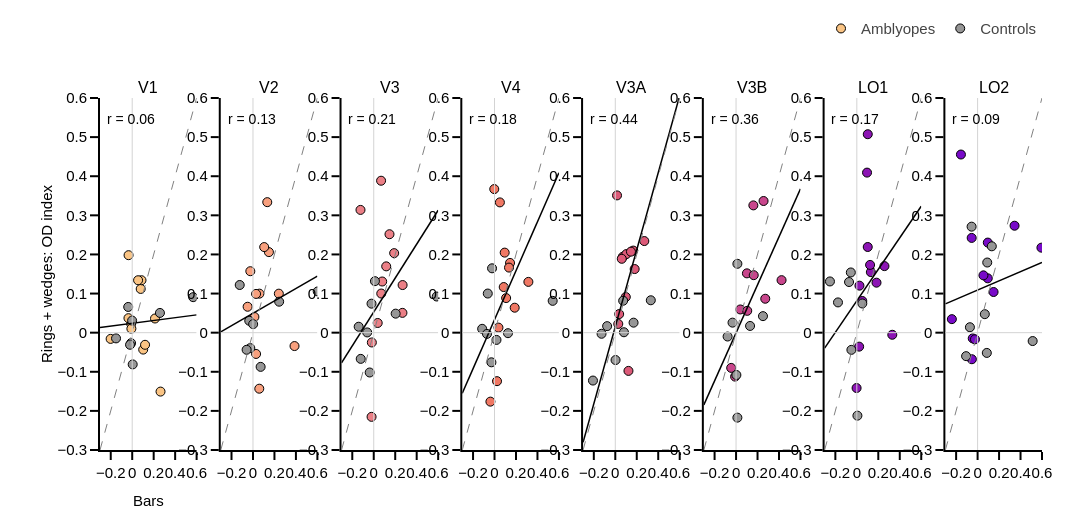

Here is the notebook cell this chart was saved with:
### Markdown cell above
# Supplementary

## S1 — subject-level replication

ROI OD index of each subject measured with the bars (half A) vs with rings + wedges (half B). (1) Do the amblyopes have OD > 0 in **both** halves? (2) Is the ranking of the subjects preserved (Pearson r across the 20 subjects and Deming line, each subject with the same weight)? Uncorrected stars.

### Code cell
rows = []
for roi in rois_to_keep:
    dp = df_sh[(df_sh.roi == roi) & (df_sh.group == 'patient')].dropna(subset=['od_A', 'od_B'])
    rows.append({'roi': roi, 'pat_both_halves_pos': '{}/{}'.format(int(np.sum((dp.od_A > 0) & (dp.od_B > 0))), len(dp)),
                 'pat_median_A': dp.od_A.median(), 'pat_median_B': dp.od_B.median()})
print(pd.DataFrame(rows).set_index('roi').round(3).to_string())

vals = df_sh[['od_A', 'od_B']].values.ravel()
lo, hi = min(-0.1, np.floor(np.nanpercentile(vals, 1) * 10) / 10), np.ceil(np.nanpercentile(vals, 99) * 10) / 10
fig = make_subplots(rows=1, cols=cols, subplot_titles=rois_to_keep, horizontal_spacing=hor_spacing)
for col_idx, roi in enumerate(rois_to_keep, start=1):
    dr = df_sh[df_sh.roi == roi].dropna(subset=['od_A', 'od_B'])
    xref, yref = 'x{}'.format('' if col_idx == 1 else col_idx), 'y{}'.format('' if col_idx == 1 else col_idx)
    fig.add_shape(type='line', x0=lo, x1=hi, y0=lo, y1=hi, xref=xref, yref=yref, line=dict(color='grey', width=1, dash='dash'))
    fig.add_shape(type='line', x0=lo, x1=hi, y0=0, y1=0, xref=xref, yref=yref, line=dict(color='lightgrey', width=1))
    fig.add_shape(type='line', x0=0, x1=0, y0=lo, y1=hi, xref=xref, yref=yref, line=dict(color='lightgrey', width=1))
    for group in groups:
        dg = dr[dr.group == group]
        fig.add_trace(go.Scatter(x=dg.od_A, y=dg.od_B, mode='markers', name=group_labels[group], showlegend=col_idx == 1,
                                 marker=dict(size=9, color=roi_colors_rgb[roi] if group == 'patient' else ctrl_color,
                                             line=dict(width=1, color='black'))), row=1, col=col_idx)
    slope, intercept = deming(dr.od_A, dr.od_B)
    fig.add_trace(go.Scatter(x=[lo, hi], y=[intercept + slope * lo, intercept + slope * hi], mode='lines',
                             line=dict(color='black', width=1.5), showlegend=False), row=1, col=col_idx)
    r, p = stats.pearsonr(dr.od_A, dr.od_B)
    fig.add_annotation(x=0.05, y=0.97, xref='{} domain'.format(xref), yref='{} domain'.format(yref), xanchor='left', yanchor='top',
                       text='r = {:.2f}{}'.format(r, stars(p)), showarrow=False, font=dict(size=14))
fig.update_xaxes(range=[lo, hi], showline=True, tickangle=0)
fig.update_yaxes(range=[lo, hi], showline=True)
fig.update_xaxes(title_text='Bars', row=1, col=1)
fig.update_yaxes(title_text='Rings + wedges: OD index', row=1, col=1)
fig.update_layout(template=fig_template, height=fig_height, width=fig_width,
                  legend=dict(orientation='h', font_family=template_specs['font'], font_size=template_specs['axes_font_size'],
                              x=1, y=1.15, xanchor='right', yanchor='bottom', bgcolor='rgba(0,0,0,0)', itemwidth=30),
                  margin_l=fig_margin[0], margin_t=fig_margin[1] + 40, margin_r=fig_margin[2], margin_b=fig_margin[3])
fig.show()
fig.write_image('{}/od_v6_S1_subject_replication.pdf'.format(fig_dir))

### Figure 1 — Plotly figure (JSON) as saved in the notebook; plotly's stock layout.template omitted (floating-point values rounded to 4 significant figures)
{"data": [{"marker": {"color": "rgb(250, 196, 132)", "line": {"color": "black", "width": 1}, "size": 9}, "mode": "markers", "name": "Amblyopes", "showlegend": true, "type": "scatter", "x": [-0.00947, 0.07919, 0.08656, 0.1024, 0.1196, -0.0349, -0.007732, -0.03389, 0.05483, -0.2009, 0.2639, 0.2123], "xaxis": "x", "y": [0.02245, 0.1118, 0.1341, -0.04324, -0.03105, 0.03709, 0.01018, 0.1981, 0.134, -0.0159, -0.1507, 0.03623], "yaxis": "y"}, {"marker": {"color": "rgb(150,150,150)", "line": {"color": "black", "width": 1}, "size": 9}, "mode": "markers", "name": "Controls", "showlegend": true, "type": "scatter", "x": [-0.01035, -0.0009002, 0.5678, -0.1507, 0.2584, -0.03724, -0.0201, 0.0046], "xaxis": "x", "y": [-0.02674, 0.03091, 0.09077, -0.01464, 0.05046, 0.06575, -0.03097, -0.08113], "yaxis": "y"}, {"line": {"color": "black", "width": 1.5}, "mode": "lines", "showlegend": false, "type": "scatter", "x": [-0.3, 0.6], "xaxis": "x", "y": [0.0135, 0.04551], "yaxis": "y"}, {"marker": {"color": "rgb(248, 160, 126)", "line": {"color": "black", "width": 1}, "size": 9}, "mode": "markers", "name": "Amblyopes", "showlegend": false, "type": "scatter", "x": [0.01324, 0.05985, 0.1485, 0.02884, 0.05877, 0.02876, -0.02473, 0.1331, 0.1046, -0.0499, 0.387, 0.2409], "xaxis": "x2", "y": [0.0402, 0.09977, 0.206, -0.05441, -0.1433, 0.09906, 0.1571, 0.3337, 0.2188, 0.06627, -0.03421, 0.09971], "yaxis": "y2"}, {"marker": {"color": "rgb(150,150,150)", "line": {"color": "black", "width": 1}, "size": 9}, "mode": "markers", "name": "Controls", "showlegend": false, "type": "scatter", "x": [-0.02502, -0.03483, 0.603, 0.001665, 0.2438, -0.1235, -0.05932, 0.0714], "xaxis": "x2", "y": [-0.03946, 0.03049, 0.1055, 0.02181, 0.07919, 0.1219, -0.04378, -0.08746], "yaxis": "y2"}, {"line": {"color": "black", "width": 1.5}, "mode": "lines", "showlegend": false, "type": "scatter", "x": [-0.3, 0.6], "xaxis": "x2", "y": [0.002076, 0.1445], "yaxis": "y2"}, {"marker": {"color": "rgb(235, 127, 134)", "line": {"color": "black", "width": 1}, "size": 9}, "mode": "markers", "name": "Amblyopes", "showlegend": false, "type": "scatter", "x": [0.03681, 0.07004, 0.1902, -0.01754, -0.02026, 0.07859, -0.1234, 0.06837, 0.1467, 0.1162, 0.2673, 0.2689], "xaxis": "x3", "y": [0.02477, 0.1, 0.2034, -0.02508, -0.2153, 0.1308, 0.3138, 0.3885, 0.2517, 0.1695, 0.05063, 0.1217], "yaxis": "y3"}, {"marker": {"color": "rgb(150,150,150)", "line": {"color": "black", "width": 1}, "size": 9}, "mode": "markers", "name": "Controls", "showlegend": false, "type": "scatter", "x": [-0.03777, -0.02061, 0.5868, -0.1403, 0.2042, 0.01101, -0.06088, -0.1212], "xaxis": "x3", "y": [-0.1018, 0.07416, 0.09241, 0.0152, 0.04863, 0.1317, 0.0005925, -0.067], "yaxis": "y3"}, {"line": {"color": "black", "width": 1.5}, "mode": "lines", "showlegend": false, "type": "scatter", "x": [-0.3, 0.6], "xaxis": "x3", "y": [-0.07726, 0.313], "yaxis": "y3"}, {"marker": {"color": "rgb(240, 120, 100)", "line": {"color": "black", "width": 1}, "size": 9}, "mode": "markers", "name": "Amblyopes", "showlegend": false, "type": "scatter", "x": [0.03684, 0.08577, 0.1446, 0.02326, -0.03827, 0.1082, -0.002386, 0.05, 0.135, 0.09482, 0.3155, 0.1881], "xaxis": "x4", "y": [0.0129, 0.1166, 0.1783, -0.124, -0.1764, 0.0885, 0.3671, 0.3331, 0.1664, 0.2047, 0.1298, 0.06384], "yaxis": "y4"}, {"marker": {"color": "rgb(150,150,150)", "line": {"color": "black", "width": 1}, "size": 9}, "mode": "markers", "name": "Controls", "showlegend": false, "type": "scatter", "x": [0.0183, -0.06271, 0.5418, -0.1151, 0.1255, -0.02291, -0.07007, -0.02895], "xaxis": "x4", "y": [-0.01853, 0.1, 0.08135, 0.009832, -0.001321, 0.1646, -0.003161, -0.07576], "yaxis": "y4"}, {"line": {"color": "black", "width": 1.5}, "mode": "lines", "showlegend": false, "type": "scatter", "x": [-0.3, 0.6], "xaxis": "x4", "y": [-0.155, 0.409], "yaxis": "y4"}, {"marker": {"color": "rgb(220, 90, 120)", "line": {"color": "black", "width": 1}, "size": 9}, "mode": "markers", "name": "Amblyopes", "showlegend": false, "type": "scatter", "x": [0.03604, 0.0697, 0.2704, 0.02783, 0.1228, 0.09798, 0.01612, 0.1673, 0.1029, 0.1459, 0.06036, 0.1804], "xaxis": "x5", "y": [0.04747, 0.1939, 0.2342, 0.0223, -0.09777, 0.09122, 0.351, 0.2099, 0.2009, 0.2072, 0.1888, 0.1627], "yaxis": "y5"}, {"marker": {"color": "rgb(150,150,150)", "line": {"color": "black", "width": 1}, "size": 9}, "mode": "markers", "name": "Controls", "showlegend": false, "type": "scatter", "x": [0.00254, 0.08079, 0.3309, -0.128, 0.1703, 0.07345, -0.07592, -0.208], "xaxis": "x5", "y": [-0.07, 0.001028, 0.08283, -0.002809, 0.02557, 0.08168, 0.01668, -0.1224], "yaxis": "y5"}, {"line": {"color": "black", "width": 1.5}, "mode": "lines", "showlegend": false, "type": "scatter", "x": [-0.3, 0.6], "xaxis": "x5", "y": [-0.2802, 0.606], "yaxis": "y5"}, {"marker": {"color": "rgb(200, 70, 140)", "line": {"color": "black", "width": 1}, "size": 9}, "mode": "markers", "name": "Amblyopes", "showlegend": false, "type": "scatter", "x": [0.03968, 0.1012, 0.1647, -0.008872, -0.04532, 0.1042, -0.4516, 0.2721, 0.1612, 0.2563, 0.03946, 0.4239], "xaxis": "x6", "y": [0.05933, 0.1517, 0.147, -0.1124, -0.09007, 0.05581, -0.07691, 0.08676, 0.3254, 0.3366, -0.4417, 0.1343], "yaxis": "y6"}, {"marker": {"color": "rgb(150,150,150)", "line": {"color": "black", "width": 1}, "size": 9}, "mode": "markers", "name": "Controls", "showlegend": false, "type": "scatter", "x": [0.003128, -0.03288, 0.2508, -0.4616, 0.1306, 0.01247, -0.0788, 0.01238], "xaxis": "x6", "y": [-0.1082, 0.02564, 0.04224, 0.03329, 0.0172, 0.1761, -0.009887, -0.2173], "yaxis": "y6"}, {"line": {"color": "black", "width": 1.5}, "mode": "lines", "showlegend": false, "type": "scatter", "x": [-0.3, 0.6], "xaxis": "x6", "y": [-0.1847, 0.3675], "yaxis": "y6"}, {"marker": {"color": "rgb(140, 20, 180)", "line": {"color": "black", "width": 1}, "size": 9}, "mode": "markers", "name": "Amblyopes", "showlegend": false, "type": "scatter", "x": [0.02444, 0.1018, 0.1307, 0.02157, -0.002216, 0.1235, 0.1021, 0.09515, 0.05098, 0.2574, 0.3305, 0.1833], "xaxis": "x7", "y": [0.1202, 0.2191, 0.1548, -0.03572, -0.1415, 0.1732, 0.5074, 0.4092, 0.08103, 0.1702, -0.005386, 0.1278], "yaxis": "y7"}, {"marker": {"color": "rgb(150,150,150)", "line": {"color": "black", "width": 1}, "size": 9}, "mode": "markers", "name": "Controls", "showlegend": false, "type": "scatter", "x": [0.05114, -0.05585, 0.6678, -0.1754, -0.05046, -0.2504, -0.07248, 0.005559], "xaxis": "x7", "y": [0.07461, 0.1539, 0.1575, 0.07735, -0.04397, 0.131, 0.1295, -0.2122], "yaxis": "y7"}, {"line": {"color": "black", "width": 1.5}, "mode": "lines", "showlegend": false, "type": "scatter", "x": [-0.3, 0.6], "xaxis": "x7", "y": [-0.03951, 0.3232], "yaxis": "y7"}, {"marker": {"color": "rgb(120, 10, 200)", "line": {"color": "black", "width": 1}, "size": 9}, "mode": "markers", "name": "Amblyopes", "showlegend": false, "type": "scatter", "x": [-0.04533, 0.1488, 0.09516, -0.2396, -0.05321, 0.09486, -0.1552, -0.05506, -0.0244, 0.5945, 0.3444, 0.05445], "xaxis": "x8", "y": [-0.01464, 0.104, 0.2303, 0.03458, -0.06791, 0.139, 0.4555, 0.2423, -0.01701, 0.2173, 0.2734, 0.1465], "yaxis": "y8"}, {"marker": {"color": "rgb(150,150,150)", "line": {"color": "black", "width": 1}, "size": 9}, "mode": "markers", "name": "Controls", "showlegend": false, "type": "scatter", "x": [0.06742, -0.05579, 0.5131, -0.07151, 0.08591, 0.1324, -0.1071, 0.08991], "xaxis": "x8", "y": [0.04726, 0.271, -0.02144, 0.0139, -0.05179, 0.2208, -0.06004, 0.1794], "yaxis": "y8"}, {"line": {"color": "black", "width": 1.5}, "mode": "lines", "showlegend": false, "type": "scatter", "x": [-0.3, 0.6], "xaxis": "x8", "y": [0.07354, 0.1793], "yaxis": "y8"}], "layout": {"annotations": [{"font": {"size": 16}, "showarrow": false, "text": "V1", "x": 0.05128, "xanchor": "center", "xref": "paper", "y": 1, "yanchor": "bottom", "yref": "paper"}, {"font": {"size": 16}, "showarrow": false, "text": "V2", "x": 0.1795, "xanchor": "center", "xref": "paper", "y": 1, "yanchor": "bottom", "yref": "paper"}, {"font": {"size": 16}, "showarrow": false, "text": "V3", "x": 0.3077, "xanchor": "center", "xref": "paper", "y": 1, "yanchor": "bottom", "yref": "paper"}, {"font": {"size": 16}, "showarrow": false, "text": "V4", "x": 0.4359, "xanchor": "center", "xref": "paper", "y": 1, "yanchor": "bottom", "yref": "paper"}, {"font": {"size": 16}, "showarrow": false, "text": "V3A", "x": 0.5641, "xanchor": "center", "xref": "paper", "y": 1, "yanchor": "bottom", "yref": "paper"}, {"font": {"size": 16}, "showarrow": false, "text": "V3B", "x": 0.6923, "xanchor": "center", "xref": "paper", "y": 1, "yanchor": "bottom", "yref": "paper"}, {"font": {"size": 16}, "showarrow": false, "text": "LO1", "x": 0.8205, "xanchor": "center", "xref": "paper", "y": 1, "yanchor": "bottom", "yref": "paper"}, {"font": {"size": 16}, "showarrow": false, "text": "LO2", "x": 0.9487, "xanchor": "center", "xref": "paper", "y": 1, "yanchor": "bottom", "yref": "paper"}, {"font": {"size": 14}, "showarrow": false, "text": "r = 0.06", "x": 0.05, "xanchor": "left", "xref": "x domain", "y": 0.97, "yanchor": "top", "yref": "y domain"}, {"font": {"size": 14}, "showarrow": false, "text": "r = 0.13", "x": 0.05, "xanchor": "left", "xref": "x2 domain", "y": 0.97, "yanchor": "top", "yref": "y2 domain"}, {"font": {"size": 14}, "showarrow": false, "text": "r = 0.21", "x": 0.05, "xanchor": "left", "xref": "x3 domain", "y": 0.97, "yanchor": "top", "yref": "y3 domain"}, {"font": {"size": 14}, "showarrow": false, "text": "r = 0.18", "x": 0.05, "xanchor": "left", "xref": "x4 domain", "y": 0.97, "yanchor": "top", "yref": "y4 domain"}, {"font": {"size": 14}, "showarrow": false, "text": "r = 0.44", "x": 0.05, "xanchor": "left", "xref": "x5 domain", "y": 0.97, "yanchor": "top", "yref": "y5 domain"}, {"font": {"size": 14}, "showarrow": false, "text": "r = 0.36", "x": 0.05, "xanchor": "left", "xref": "x6 domain", "y": 0.97, "yanchor": "top", "yref": "y6 domain"}, {"font": {"size": 14}, "showarrow": false, "text": "r = 0.17", "x": 0.05, "xanchor": "left", "xref": "x7 domain", "y": 0.97, "yanchor": "top", "yref": "y7 domain"}, {"font": {"size": 14}, "showarrow": false, "text": "r = 0.09", "x": 0.05, "xanchor": "left", "xref": "x8 domain", "y": 0.97, "yanchor": "top", "yref": "y8 domain"}], "height": 525, "legend": {"bgcolor": "rgba(0, 0, 0, 0)", "font": {"family": "Arial", "size": 15}, "itemwidth": 30, "orientation": "h", "x": 1, "xanchor": "right", "y": 1.15, "yanchor": "bottom"}, "margin": {"b": 75, "l": 100, "r": 50, "t": 90}, "shapes": [{"line": {"color": "grey", "dash": "dash", "width": 1}, "type": "line", "x0": -0.3, "x1": 0.6, "xref": "x", "y0": -0.3, "y1": 0.6, "yref": "y"}, {"line": {"color": "lightgrey", "width": 1}, "type": "line", "x0": -0.3, "x1": 0.6, "xref": "x", "y0": 0, "y1": 0, "yref": "y"}, {"line": {"color": "lightgrey", "width": 1}, "type": "line", "x0": 0, "x1": 0, "xref": "x", "y0": -0.3, "y1": 0.6, "yref": "y"}, {"line": {"color": "grey", "dash": "dash", "width": 1}, "type": "line", "x0": -0.3, "x1": 0.6, "xref": "x2", "y0": -0.3, "y1": 0.6, "yref": "y2"}, {"line": {"color": "lightgrey", "width": 1}, "type": "line", "x0": -0.3, "x1": 0.6, "xref": "x2", "y0": 0, "y1": 0, "yref": "y2"}, {"line": {"color": "lightgrey", "width": 1}, "type": "line", "x0": 0, "x1": 0, "xref": "x2", "y0": -0.3, "y1": 0.6, "yref": "y2"}, {"line": {"color": "grey", "dash": "dash", "width": 1}, "type": "line", "x0": -0.3, "x1": 0.6, "xref": "x3", "y0": -0.3, "y1": 0.6, "yref": "y3"}, {"line": {"color": "lightgrey", "width": 1}, "type": "line", "x0": -0.3, "x1": 0.6, "xref": "x3", "y0": 0, "y1": 0, "yref": "y3"}, {"line": {"color": "lightgrey", "width": 1}, "type": "line", "x0": 0, "x1": 0, "xref": "x3", "y0": -0.3, "y1": 0.6, "yref": "y3"}, {"line": {"color": "grey", "dash": "dash", "width": 1}, "type": "line", "x0": -0.3, "x1": 0.6, "xref": "x4", "y0": -0.3, "y1": 0.6, "yref": "y4"}, {"line": {"color": "lightgrey", "width": 1}, "type": "line", "x0": -0.3, "x1": 0.6, "xref": "x4", "y0": 0, "y1": 0, "yref": "y4"}, {"line": {"color": "lightgrey", "width": 1}, "type": "line", "x0": 0, "x1": 0, "xref": "x4", "y0": -0.3, "y1": 0.6, "yref": "y4"}, {"line": {"color": "grey", "dash": "dash", "width": 1}, "type": "line", "x0": -0.3, "x1": 0.6, "xref": "x5", "y0": -0.3, "y1": 0.6, "yref": "y5"}, {"line": {"color": "lightgrey", "width": 1}, "type": "line", "x0": -0.3, "x1": 0.6, "xref": "x5", "y0": 0, "y1": 0, "yref": "y5"}, {"line": {"color": "lightgrey", "width": 1}, "type": "line", "x0": 0, "x1": 0, "xref": "x5", "y0": -0.3, "y1": 0.6, "yref": "y5"}, {"line": {"color": "grey", "dash": "dash", "width": 1}, "type": "line", "x0": -0.3, "x1": 0.6, "xref": "x6", "y0": -0.3, "y1": 0.6, "yref": "y6"}, {"line": {"color": "lightgrey", "width": 1}, "type": "line", "x0": -0.3, "x1": 0.6, "xref": "x6", "y0": 0, "y1": 0, "yref": "y6"}, {"line": {"color": "lightgrey", "width": 1}, "type": "line", "x0": 0, "x1": 0, "xref": "x6", "y0": -0.3, "y1": 0.6, "yref": "y6"}, {"line": {"color": "grey", "dash": "dash", "width": 1}, "type": "line", "x0": -0.3, "x1": 0.6, "xref": "x7", "y0": -0.3, "y1": 0.6, "yref": "y7"}, {"line": {"color": "lightgrey", "width": 1}, "type": "line", "x0": -0.3, "x1": 0.6, "xref": "x7", "y0": 0, "y1": 0, "yref": "y7"}, {"line": {"color": "lightgrey", "width": 1}, "type": "line", "x0": 0, "x1": 0, "xref": "x7", "y0": -0.3, "y1": 0.6, "yref": "y7"}, {"line": {"color": "grey", "dash": "dash", "width": 1}, "type": "line", "x0": -0.3, "x1": 0.6, "xref": "x8", "y0": -0.3, "y1": 0.6, "yref": "y8"}, {"line": {"color": "lightgrey", "width": 1}, "type": "line", "x0": -0.3, "x1": 0.6, "xref": "x8", "y0": 0, "y1": 0, "yref": "y8"}, {"line": {"color": "lightgrey", "width": 1}, "type": "line", "x0": 0, "x1": 0, "xref": "x8", "y0": -0.3, "y1": 0.6, "yref": "y8"}], "width": 2100, "xaxis": {"anchor": "y", "domain": [0, 0.1026], "range": [-0.3, 0.6], "showline": true, "tickangle": 0, "title": {"text": "Bars"}, "type": "linear"}, "xaxis2": {"anchor": "y2", "domain": [0.1282, 0.2308], "range": [-0.3, 0.6], "showline": true, "tickangle": 0, "type": "linear"}, "xaxis3": {"anchor": "y3", "domain": [0.2564, 0.359], "range": [-0.3, 0.6], "showline": true, "tickangle": 0, "type": "linear"}, "xaxis4": {"anchor": "y4", "domain": [0.3846, 0.4872], "range": [-0.3, 0.6], "showline": true, "tickangle": 0, "type": "linear"}, "xaxis5": {"anchor": "y5", "domain": [0.5128, 0.6154], "range": [-0.3, 0.6], "showline": true, "tickangle": 0, "type": "linear"}, "xaxis6": {"anchor": "y6", "domain": [0.641, 0.7436], "range": [-0.3, 0.6], "showline": true, "tickangle": 0, "type": "linear"}, "xaxis7": {"anchor": "y7", "domain": [0.7692, 0.8718], "range": [-0.3, 0.6], "showline": true, "tickangle": 0, "type": "linear"}, "xaxis8": {"anchor": "y8", "domain": [0.8974, 1.0], "range": [-0.3, 0.6], "showline": true, "tickangle": 0, "type": "linear"}, "yaxis": {"anchor": "x", "domain": [0, 1], "range": [-0.3, 0.6], "showline": true, "title": {"text": "Rings + wedges: OD index"}, "type": "linear"}, "yaxis2": {"anchor": "x2", "domain": [0, 1], "range": [-0.3, 0.6], "showline": true, "type": "linear"}, "yaxis3": {"anchor": "x3", "domain": [0, 1], "range": [-0.3, 0.6], "showline": true, "type": "linear"}, "yaxis4": {"anchor": "x4", "domain": [0, 1], "range": [-0.3, 0.6], "showline": true, "type": "linear"}, "yaxis5": {"anchor": "x5", "domain": [0, 1], "range": [-0.3, 0.6], "showline": true, "type": "linear"}, "yaxis6": {"anchor": "x6", "domain": [0, 1], "range": [-0.3, 0.6], "showline": true, "type": "linear"}, "yaxis7": {"anchor": "x7", "domain": [0, 1], "range": [-0.3, 0.6], "showline": true, "type": "linear"}, "yaxis8": {"anchor": "x8", "domain": [0, 1], "range": [-0.3, 0.6], "showline": true, "type": "linear"}}}
